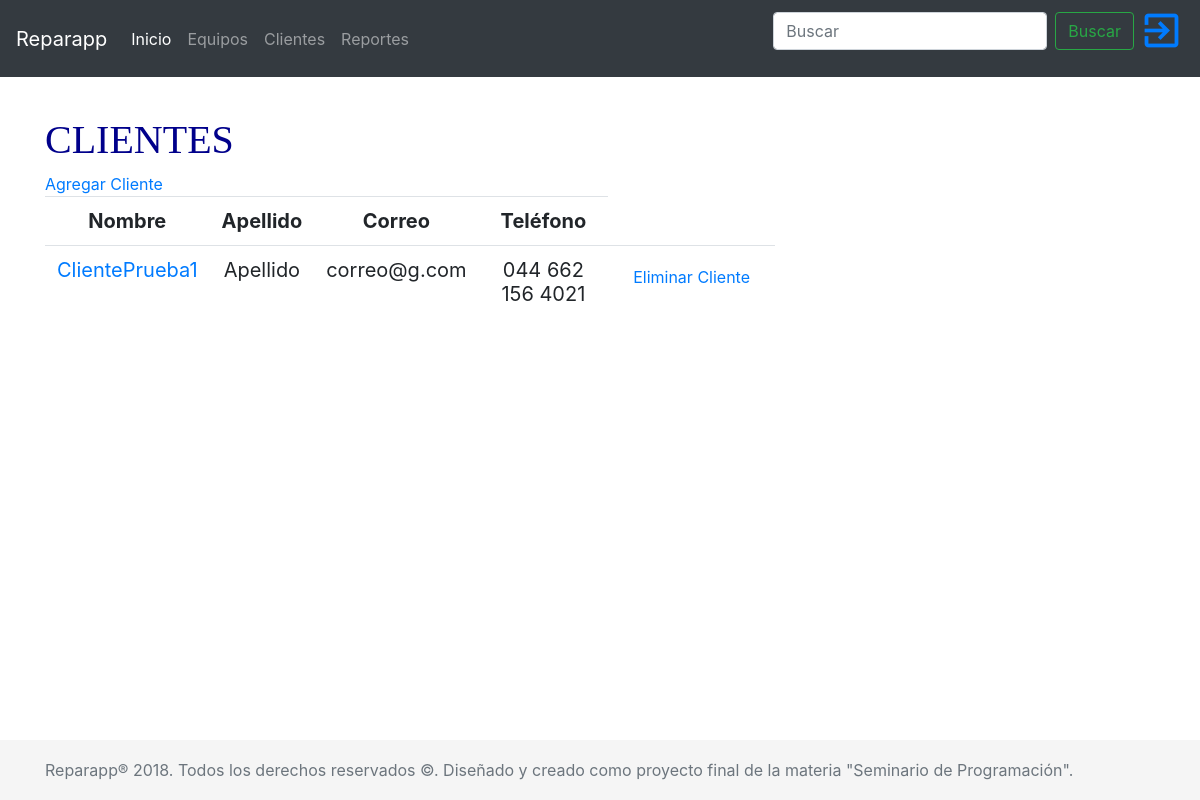
Before: /cliente/ with the older database file.
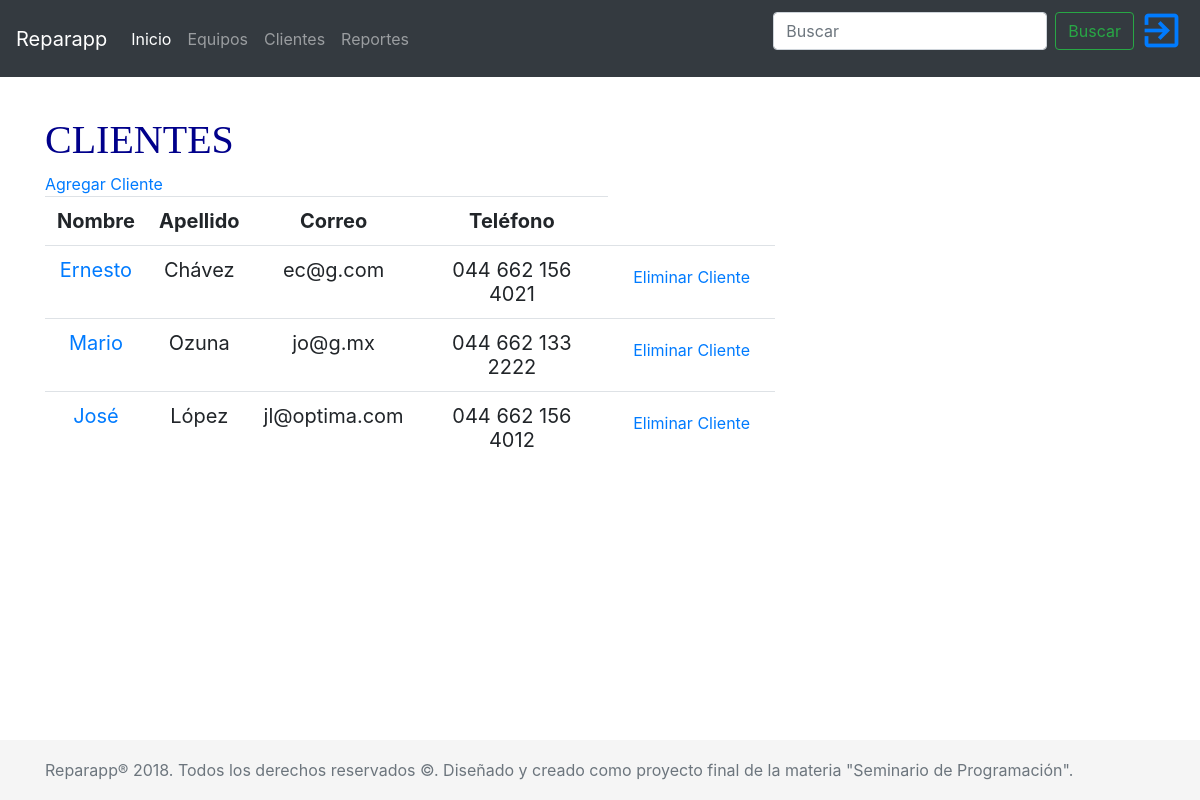
After: the same page with the newer database file.
### reparapp/models.py (models this page shows, shortened)
class Cliente(models.Model):
    nombre = models.CharField(max_length=30)
    apellido = models.CharField(max_length=40)
    correo = models.EmailField()
    telefono = PhoneNumberField()

### reparapp/views.py (the view)
# urls.py: re_path(r'^cliente/$', views.cliente_list, name='cliente_list'),
def cliente_list(request):
    clientes = Cliente.objects.order_by('pk')
    return render(request, 'reparapp/cliente_list.html', {'clientes': clientes})

### reparapp/templates/reparapp/cliente_list.html (shortened to what this page needs)
{% extends 'reparapp/base.html' %}
{% block content %}
<h1 class="keon">CLIENTES</h1>
<a class="pull-right" href="{% url 'cliente_new' %}" class="top-menu">
    Agregar Cliente
</a>
<table class="table table-hover text-center" style="font-size: 20px;">
    <tr class="text-center">
        <th class="text-center">Nombre</th>
        <th class="text-center">Apellido</th>
        <th class="text-center">Correo</th>
        <th class="text-center">Teléfono</th>
    </tr>
    {% for cliente in clientes %}
    <tr>
        <td>
            <a href="{% url 'cliente_detail' pk=cliente.pk %}">{{cliente.nombre}}</a>
        </td>
        <td>{{cliente.apellido}}</td>
        <td>{{cliente.correo}}</td>
        <td>{{cliente.telefono}}</td>
        <td>
            <a class="btn btn-default" href="{% url 'cliente_remove' pk=cliente.pk %}">
                <span class="glyphicon glyphicon-remove">Eliminar Cliente</span>
            </a>
        </td>
    </tr>
    {%endfor%}
</table>
{% endblock %}

Changed rows visible on the page:
changed Cliente: nombre "ClientePrueba1" → "Ernesto"; apellido "Apellido" → "Chávez"; correo "correo@g.com" → "ec@g.com"
added Cliente: nombre "Mario", apellido "Ozuna", correo "jo@g.mx", telefono "044 662 133 2222"
added Cliente: nombre "José", apellido "López", correo "jl@optima.com", telefono "044 662 156 4012"
